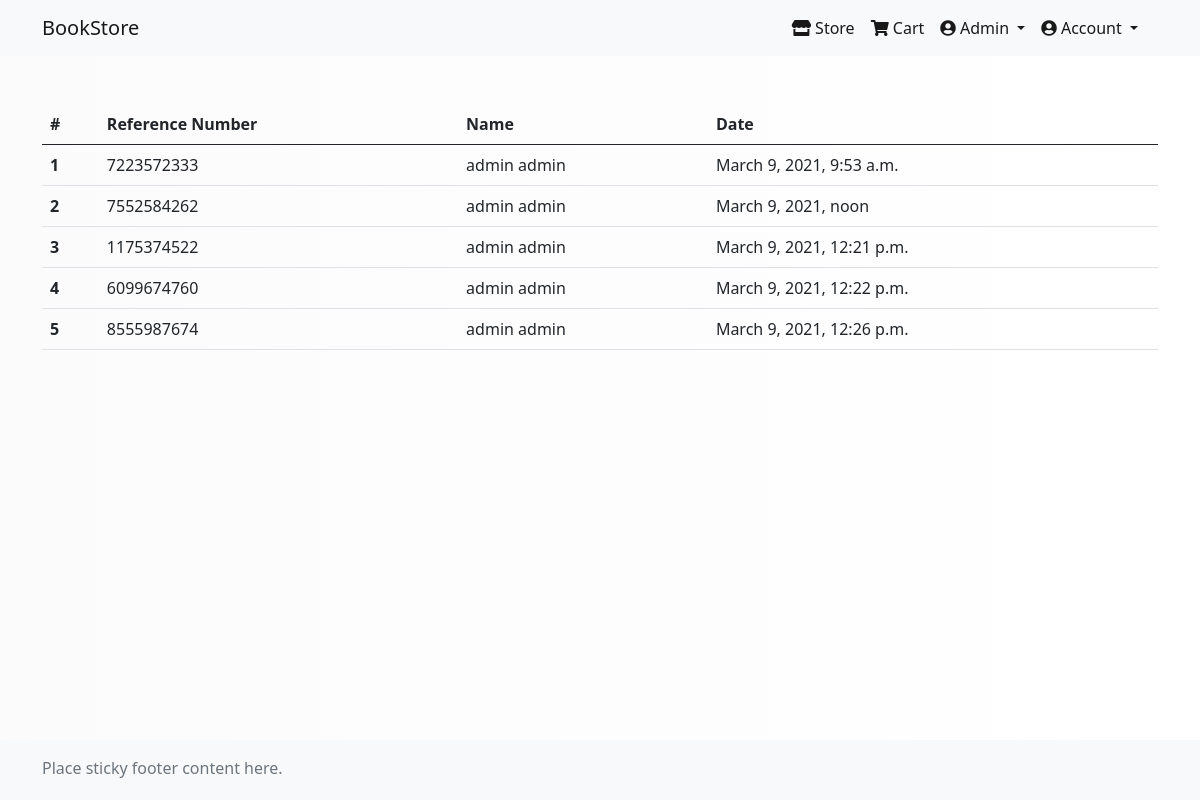
The page /history/ (signed in) on the database as committed earlier.
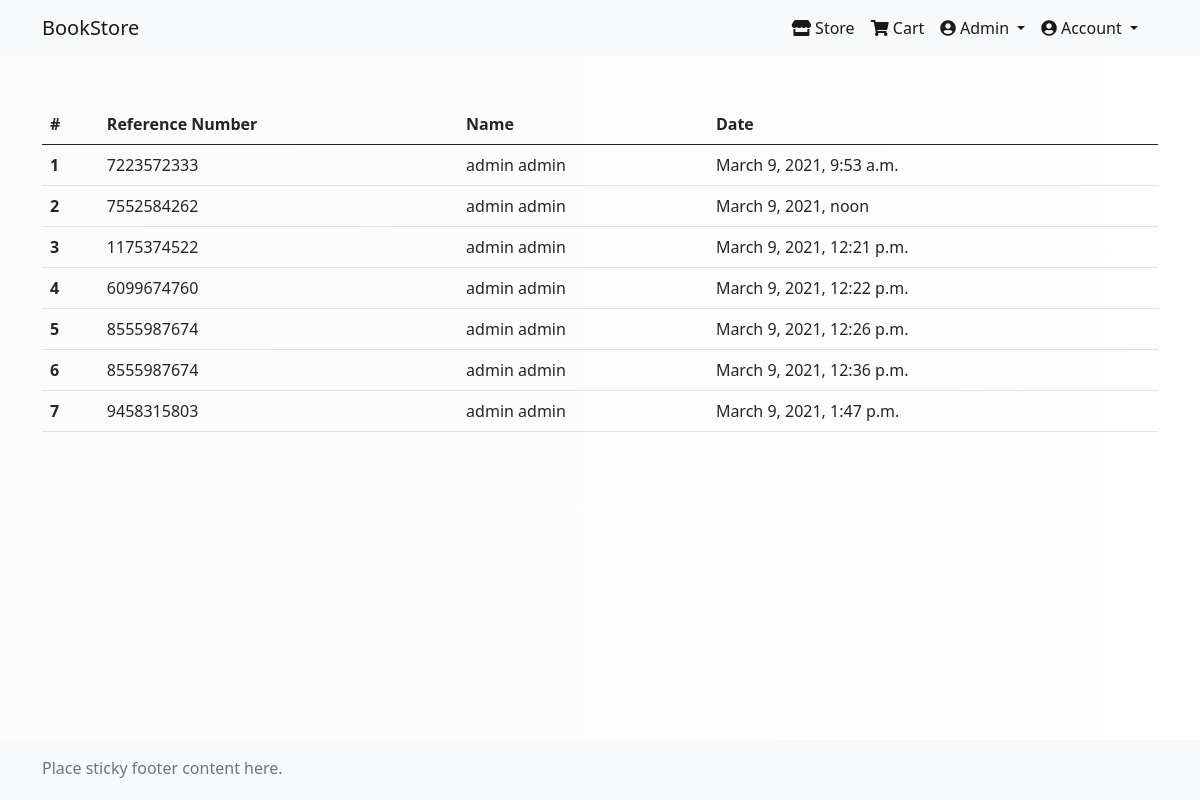
The same page on the database as committed later.
### ecommpage/models.py (models this page shows, shortened)
class Order(models.Model):
    user = models.ForeignKey(settings.AUTH_USER_MODEL,
                             on_delete=models.CASCADE)
    items = models.ManyToManyField(OrderItem)
    ordered_date = models.DateTimeField(auto_now_add=True)
    ordered = models.BooleanField(default=False)
    total_price = models.FloatField(null=True, blank=True)
    shipping_address = models.CharField(max_length=250)
    reference_number = models.CharField(max_length=10, null=True, blank=True, default=create_new_ref_number())

### ecommpage/views.py (the view)
# urls.py: path('history/', HistoryListView.as_view(), name='history'),
class HistoryListView(LoginRequiredMixin, ListView):
    model = Order
    template_name = "ecommpage/history.html"
    success_url = "/"
    def get_queryset(self):
        return Order.objects.filter(user=self.request.user, ordered=True)

### ecommpage/templates/ecommpage/history.html
{% extends 'account/base.html' %}
{% load static %}
{% block content%}
<div class="container">
    <table class="table table-hover">
       <thead>
         <tr>
           <th scope="col">#</th>
           <th scope="col">Reference Number</th>
           <th scope="col">Name</th>
           <th scope="col">Date</th>
         </tr>
       </thead>
       <tbody>
        {% for item in object_list%}
         <tr>
           <th scope="row">{{forloop.counter}}</th>
           <td>{{item.reference_number}}</td>
           <td>{{item.user.first_name}} {{item.user.last_name}}</td>
           <td>{{item.ordered_date}}</td>
         </tr>
         {% endfor %}
       </tbody>
     </table>
{% endblock %}

Rows that differ between the two databases and show on the page:
now on this page (row edited): Order: reference_number "8555987674", user.first_name "admin", user.last_name "admin", ordered_date "March 9, 2021, 12:36 p.m."
added Order: reference_number "9458315803", user.first_name "admin", user.last_name "admin", ordered_date "March 9, 2021, 1:47 p.m."
